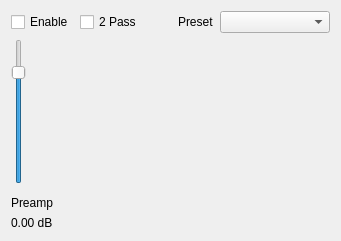
<?xml version="1.0" encoding="UTF-8"?>
<ui version="4.0">
 <class>EqualizerWidget</class>
 <widget class="QWidget" name="EqualizerWidget">
  <property name="geometry">
   <rect>
    <x>0</x>
    <y>0</y>
    <width>341</width>
    <height>241</height>
   </rect>
  </property>
  <property name="windowTitle">
   <string>Form</string>
  </property>
  <layout class="QGridLayout" name="gridLayout">
   <item row="0" column="0" colspan="3">
    <layout class="QHBoxLayout">
     <property name="spacing">
      <number>6</number>
     </property>
     <property name="leftMargin">
      <number>0</number>
     </property>
     <property name="topMargin">
      <number>0</number>
     </property>
     <property name="rightMargin">
      <number>0</number>
     </property>
     <property name="bottomMargin">
      <number>0</number>
     </property>
     <item>
      <widget class="QCheckBox" name="enableCheck">
       <property name="text">
        <string>Enable</string>
       </property>
      </widget>
     </item>
     <item>
      <widget class="QCheckBox" name="eq2PassCheck">
       <property name="text">
        <string>2 Pass</string>
       </property>
      </widget>
     </item>
     <item>
      <spacer>
       <property name="orientation">
        <enum>Qt::Horizontal</enum>
       </property>
       <property name="sizeHint" stdset="0">
        <size>
         <width>40</width>
         <height>20</height>
        </size>
       </property>
      </spacer>
     </item>
     <item>
      <widget class="QLabel" name="presetLabel">
       <property name="text">
        <string>Preset</string>
       </property>
       <property name="alignment">
        <set>Qt::AlignLeading|Qt::AlignLeft|Qt::AlignVCenter</set>
       </property>
       <property name="buddy">
        <cstring>presetsCombo</cstring>
       </property>
      </widget>
     </item>
     <item>
      <widget class="QComboBox" name="presetsCombo">
       <property name="minimumSize">
        <size>
         <width>110</width>
         <height>0</height>
        </size>
       </property>
      </widget>
     </item>
    </layout>
   </item>
   <item row="1" column="0">
    <widget class="QSlider" name="preampSlider">
     <property name="maximum">
      <number>400</number>
     </property>
     <property name="value">
      <number>320</number>
     </property>
     <property name="orientation">
      <enum>Qt::Vertical</enum>
     </property>
    </widget>
   </item>
   <item row="3" column="0" colspan="2">
    <widget class="QLabel" name="preampLabel">
     <property name="text">
      <string>Preamp</string>
     </property>
     <property name="buddy">
      <cstring>preampSlider</cstring>
     </property>
    </widget>
   </item>
   <item row="1" column="1">
    <spacer name="horizontalSpacer">
     <property name="orientation">
      <enum>Qt::Horizontal</enum>
     </property>
     <property name="sizeType">
      <enum>QSizePolicy::Preferred</enum>
     </property>
     <property name="sizeHint" stdset="0">
      <size>
       <width>40</width>
       <height>20</height>
      </size>
     </property>
    </spacer>
   </item>
   <item row="1" column="2" rowspan="4">
    <widget class="QWidget" name="slidersPlaceholder" native="true">
     <property name="sizePolicy">
      <sizepolicy hsizetype="MinimumExpanding" vsizetype="Preferred">
       <horstretch>0</horstretch>
       <verstretch>0</verstretch>
      </sizepolicy>
     </property>
    </widget>
   </item>
   <item row="4" column="0" colspan="2">
    <widget class="QLabel" name="preampValue">
     <property name="text">
      <string>0.00 dB</string>
     </property>
    </widget>
   </item>
  </layout>
 </widget>
 <tabstops>
  <tabstop>enableCheck</tabstop>
  <tabstop>eq2PassCheck</tabstop>
  <tabstop>presetsCombo</tabstop>
  <tabstop>preampSlider</tabstop>
 </tabstops>
 <resources/>
 <connections/>
</ui>
